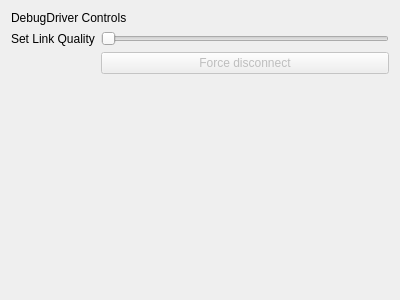
<?xml version="1.0" encoding="UTF-8"?>
<ui version="4.0">
 <class>Form</class>
 <widget class="QWidget" name="Form">
  <property name="geometry">
   <rect>
    <x>0</x>
    <y>0</y>
    <width>400</width>
    <height>300</height>
   </rect>
  </property>
  <property name="windowTitle">
   <string>Form</string>
  </property>
  <layout class="QVBoxLayout" name="verticalLayout">
   <item>
    <layout class="QVBoxLayout" name="verticalLayout_2">
     <item>
      <layout class="QHBoxLayout" name="horizontalLayout">
       <item>
        <widget class="QLabel" name="label">
         <property name="text">
          <string>DebugDriver Controls</string>
         </property>
        </widget>
       </item>
      </layout>
     </item>
     <item>
      <layout class="QGridLayout" name="checkGrid">
       <item row="1" column="1">
        <widget class="QPushButton" name="forceDisconnect">
         <property name="enabled">
          <bool>false</bool>
         </property>
         <property name="text">
          <string>Force disconnect</string>
         </property>
        </widget>
       </item>
       <item row="0" column="1">
        <widget class="QSlider" name="linkQuality">
         <property name="enabled">
          <bool>false</bool>
         </property>
         <property name="maximum">
          <number>100</number>
         </property>
         <property name="value">
          <number>0</number>
         </property>
         <property name="orientation">
          <enum>Qt::Horizontal</enum>
         </property>
        </widget>
       </item>
       <item row="0" column="0">
        <widget class="QLabel" name="label_2">
         <property name="text">
          <string>Set Link Quality</string>
         </property>
        </widget>
       </item>
      </layout>
     </item>
     <item>
      <spacer name="verticalSpacer">
       <property name="orientation">
        <enum>Qt::Vertical</enum>
       </property>
       <property name="sizeHint" stdset="0">
        <size>
         <width>20</width>
         <height>40</height>
        </size>
       </property>
      </spacer>
     </item>
    </layout>
   </item>
  </layout>
 </widget>
 <resources/>
 <connections/>
</ui>
